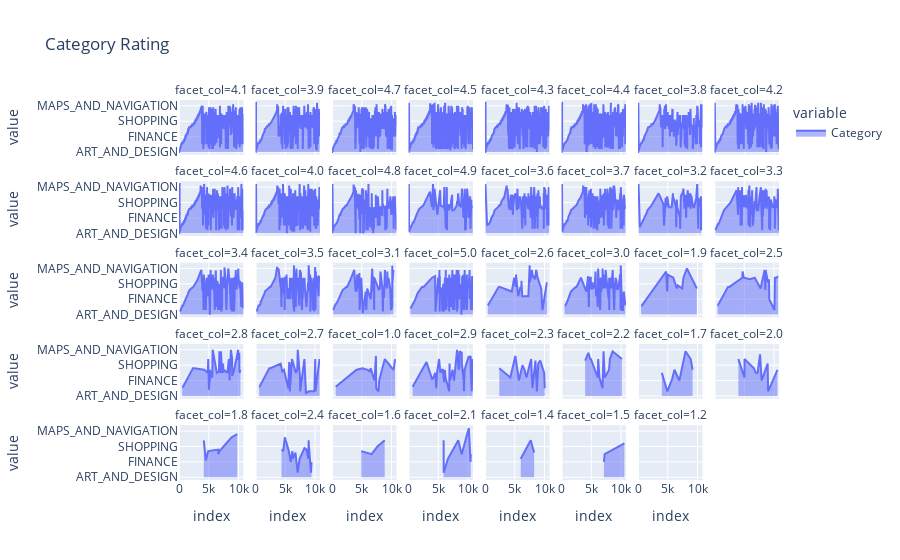

Notebook code for this chart:
### Code cell
def my_area(clean_dataset):
  fig = px.area(clean_dataset["Category"], facet_col=clean_dataset["Rating"], facet_col_wrap=8, title="Category Rating")
  fig.show()
my_area(clean_dataset)
